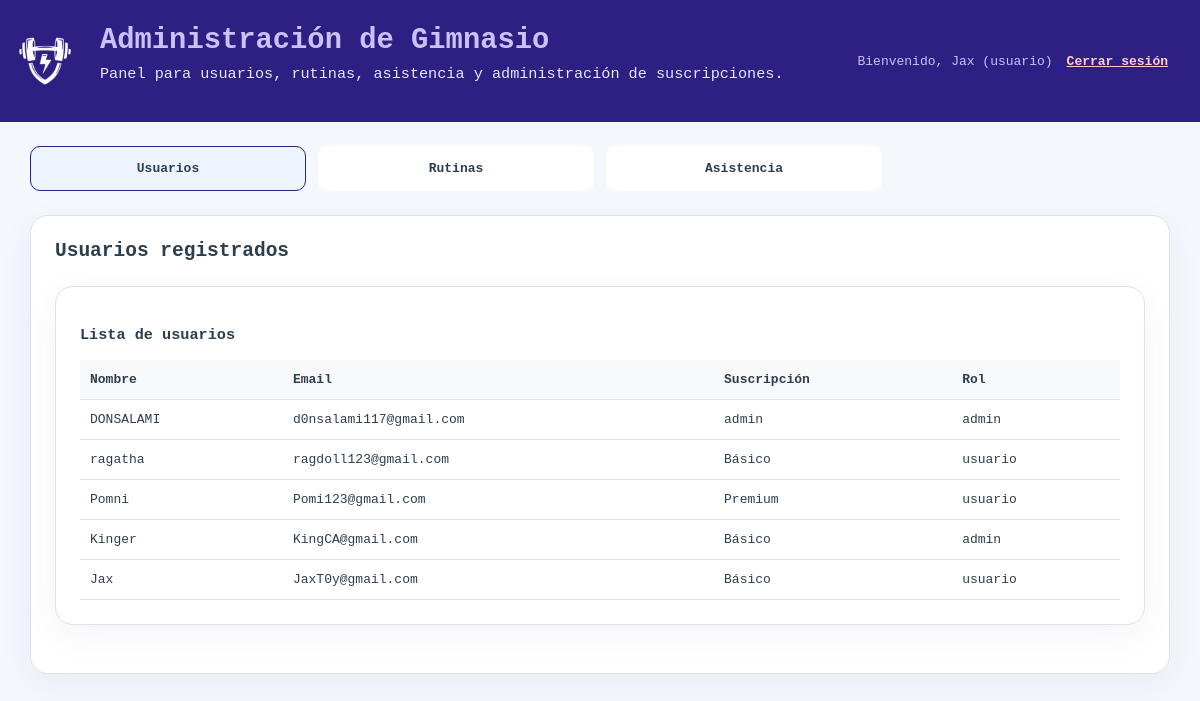
Screenshot of /index.php (signed in) with the database file from the repository.
### tables this page shows
CREATE TABLE IF NOT EXISTS `usuarios` (
  `id` int UNSIGNED NOT NULL AUTO_INCREMENT,
  `Nombre` varchar(255) NOT NULL,
  `Rol` varchar(255) NOT NULL,
  `Correo` varchar(255) NOT NULL,
  `Clave` varchar(255) NOT NULL,
  `Tipo_Suscripcion` varchar(255) NOT NULL,
  PRIMARY KEY (`id`)
);

### index.php (the view, shortened to what this page needs)
<?php
require 'conexiongym.php';
$active_section = $_GET['section'] ?? 'usuarios';
$users_query = "SELECT id, Nombre, Correo, Tipo_Suscripcion, Rol FROM usuarios";
$users_result = mysqli_query($F, $users_query);
?>
<!DOCTYPE html>
<html lang="es">
<head>
</head>
<body>
  <header>
    <section>
      <h1>Administración de Gimnasio</h1>
      <p class="status">Panel para usuarios, rutinas, asistencia y administración de suscripciones.</p>
    </section>
    <section class="header-actions">
      <?php if (isset($_SESSION['user_name'])): ?>
        <p id="userStatus">Bienvenido, <?php echo htmlspecialchars($_SESSION['user_name']); ?> (<?php echo htmlspecialchars($_SESSION['user_role'] ?? 'usuario'); ?>)</p>
        <p><a href="?logout=1" style="color: #ffcccc; text-decoration: underline;">Cerrar sesión</a></p>
      <?php else: ?>
        <p id="userStatus">No has iniciado sesión.</p>
        <button id="loginPageButton" class="secondary">Ir a inicio de sesión</button>
      <?php endif; ?>
    </section>
  </header>
  <main class="container">
    <nav class="nav-buttons">
      <a href="?section=usuarios" class="<?php echo $active_section === 'usuarios' ? 'active' : ''; ?>">Usuarios</a>
      <a href="?section=rutinas" class="<?php echo $active_section === 'rutinas' ? 'active' : ''; ?>">Rutinas</a>
      <a href="?section=asistencia" class="<?php echo $active_section === 'asistencia' ? 'active' : ''; ?>">Asistencia</a>
    </nav>
    <section id="usuarios" class="section <?php echo $active_section === 'usuarios' ? 'active' : ''; ?> card">
      <h2>Usuarios registrados</h2>
      <section class="card" style="margin-top: 24px;">
        <h3>Lista de usuarios</h3>
        <table>
          <thead>
            <tr>
              <th>Nombre</th>
              <th>Email</th>
              <th>Suscripción</th>
              <th>Rol</th>
            </tr>
          </thead>
          <tbody>
            <?php if ($users_result && mysqli_num_rows($users_result) > 0): ?>
              <?php mysqli_data_seek($users_result, 0); ?>
              <?php while ($user = mysqli_fetch_assoc($users_result)): ?>
              <tr>
                <td><?php echo htmlspecialchars($user['Nombre']); ?></td>
                <td><?php echo htmlspecialchars($user['Correo']); ?></td>
                <td><?php echo htmlspecialchars($user['Tipo_Suscripcion']); ?></td>
                <td><?php echo htmlspecialchars($user['Rol']); ?></td>
              </tr>
              <?php endwhile; ?>
            <?php else: ?>
              <tr><td colspan="4">No hay usuarios registrados.</td></tr>
            <?php endif; ?>
          </tbody>
        </table>
      </section>
    </section>
  </main>
</body>
</html>

### index.php (style rules this page uses)
:root { --bg: #f4f7fc; --surface: #ffffff; --primary: #2e1f82; --primary-dark: #2e1f82; --danger: #d3c612; --success: #198754; --text: #2c3e50; --muted: #6c757d; --border: #dde2eb; }
* { box-sizing: border-box; }
body { margin: 0; font-family: monospace; background: var(--bg); color: var(--text); }
header { background: var(--primary); color: #c8c2ff; padding: 24px 32px; display: flex; justify-content: space-between; align-items: center; flex-wrap: wrap; background-image: url("LogoGym.png"); background-size: 90px; background-position: left center; background-repeat: no-repeat; padding-left: 100px; }
header h1 { margin: 0; font-size: 1.8rem; }
.header-actions { display: flex; flex-wrap: wrap; gap: 14px; align-items: center; }
.header-actions p { margin: 0; }
a { color: var(--primary); text-decoration: none; font-weight: 600; }
header .status { margin-top: 8px; font-size: 0.95rem; color: #e2e9ff; }
.container { max-width: 1180px; margin: 24px auto; padding: 0 20px 40px; }
.nav-buttons { display: grid; grid-template-columns: repeat(4, minmax(0, 1fr)); gap: 12px; margin-bottom: 24px; }
.nav-buttons a { padding: 14px 18px; border: 1px solid transparent; border-radius: 10px; background: white; cursor: pointer; transition: all 0.2s ease; font-weight: 600; display: block; text-align: center; text-decoration: none; color: var(--text); }
.nav-buttons a.active, .nav-buttons a:hover { border-color: var(--primary); background: #eef4ff; }
.card { background: var(--surface); border: 1px solid var(--border); border-radius: 18px; padding: 24px; margin-bottom: 24px; box-shadow: 0 10px 35px rgba(56, 76, 120, 0.06); }
.card h2 { margin-top: 0; }
table { width: 100%; border-collapse: collapse; margin-top: 12px; }
th, td { padding: 12px 10px; border-bottom: 1px solid var(--border); text-align: left; }
th { background: #f8f9fa; font-weight: 700; }
.section { display: none; }
.section.active { display: block; }

### rows the page displays
usuarios: Nombre "DONSALAMI", Correo "d0nsalami117@gmail.com", Tipo_Suscripcion "admin", Rol "admin"
usuarios: Nombre "ragatha", Correo "ragdoll123@gmail.com", Tipo_Suscripcion "Básico", Rol "usuario"
usuarios: Nombre "Pomni", Correo "Pomi123@gmail.com", Tipo_Suscripcion "Premium", Rol "usuario"
usuarios: Nombre "Kinger", Correo "KingCA@gmail.com", Tipo_Suscripcion "Básico", Rol "admin"
usuarios: Nombre "Jax", Correo "JaxT0y@gmail.com", Tipo_Suscripcion "Básico", Rol "usuario"

### other values shown
$_SESSION['user_name'] "Jax"
$_SESSION['user_role'] "usuario"
